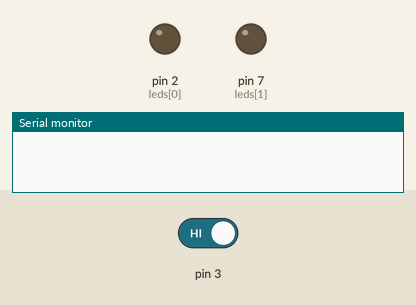
The sketch below on a simulated Arduino Uno, built with avr-gcc and run on an emulated ATmega328P. Shown: output pins drawn as LEDs (lit = HIGH), the last lines printed to the serial monitor. The test bench sets the inputs (shaded band); at power-on: pin 3 HIGH.

Above: at 2.1 s.
At 4.2 s:
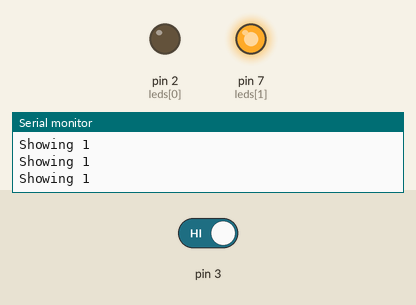
4.3 s: pin 3 driven LOW
At 4.8 s:
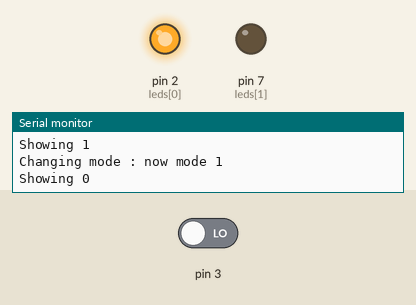
Timing chart, 0 to 7.3 s (numbered marks = the images above; inputs shaded):
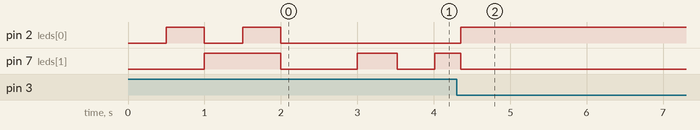

Measured:
- after the input at 4.3 s, pin 2 (leds[0]): LOW → HIGH after 0.05 s instead of 3.2 s

The sketch:

walk.ino
```cpp
#include "Display.h"
#include "Mode0.h"
#include "ModeOne.h"
#include "ModeBoth.h"
#include "ModeAlternate.h"

#include "common.h"

/*
const int STATUS_WAITING = 1;
const int STATUS_BLINKING = 2;
int BLINK_COUNT = 3;
unsigned long BLINK_DELAY = 500;
unsigned long WAITING_MAX = 120000;

unsigned long BLINK_MODE_MAX = 60000;

int idx = 0;
int l_status = STATUS_BLINKING;

unsigned long t_last_step = 0;

*/

// Analog input read
int pin = A0;

// Leds connected
int leds[2] = {2, 7};

// Interrup pin
int interrupt_pin = 1; // Means pin 3

// Default mode
int mode = 0;
int last_mode = -1;

// Display var
Display display(leds);


// Blinking leds for mode0
int blinking_leds[2] = {0, 1};
Mode0 mode0(&display, pin, blinking_leds);

ModeOne mode1(&display, 0);
ModeOne mode2(&display, 1);

ModeBoth mode3(leds);

ModeAlternate mode4(&display, pin);

ModeInterface* modes[] = {&mode0, &mode1, &mode2, &mode3, &mode4};

void setup()
{
#if DEBUG == 1
  Serial.begin(9600);
#endif

  attachInterrupt(interrupt_pin, change_mode, FALLING);

  pinMode(leds[0], OUTPUT);
  pinMode(leds[1], OUTPUT);

  startup_demo();
}

void startup_demo()
{
  // Small trick :)
  int demo_delay = 500;
  delay(demo_delay);
  digitalWrite(leds[0], HIGH);
  digitalWrite(leds[1], LOW);
  delay(demo_delay);
  digitalWrite(leds[1], HIGH);
  digitalWrite(leds[0], LOW);
  delay(demo_delay);
  digitalWrite(leds[1], HIGH);
  digitalWrite(leds[0], HIGH);
  delay(demo_delay);
  digitalWrite(leds[0], LOW);
  digitalWrite(leds[1], LOW);
  delay(2*demo_delay);
}

void loop()
{
  int cur_mode = mode;
  if (last_mode != cur_mode)
  {
    SPrint("Changing mode : now mode ");
    SPrintln(mode);
    last_mode = cur_mode;
    modes[cur_mode]->init();
  }
  modes[cur_mode]->loop();
}

void change_mode()
{
  mode = (mode + 1) % 5;
}


/*
void init_mode_4()
{
  digitalWrite(leds[0], HIGH);
  digitalWrite(leds[1], HIGH);
}

void loop_mode_4() { }
*/

/** MODE 3 BLINKING ALTERNATIVELY **/
/*
void init_mode_3()
{
  t_last_step = millis();
  idx = 0;
  show();
}

void loop_mode_3()
{
  unsigned long t = millis();
  int val = analogRead(pin);

  if ((t - t_last_step) > 60000 * val / 1023)
  {
    // switch idx
    idx = 1-idx;
    // Save last step
    t_last_step = t;
  }
  show();
}
*/

/** MODE 1 ONLY **/
/*
void init_mode_1()
{
  idx = 0;
  show();
}

void loop_mode_1() { }
*/

/** MODE 2 ONLY **/
/*
void init_mode_2()
{
  idx = 1;
  show();
}

void loop_mode_2() { }
*/

/** NORMAL MODE : WAITING, THEN BLINKING, THEN SWITCH A DO IT AGAIN **/

/*
void init_mode_0()
{
  t_last_step = millis();
  idx = 1;
  show();
}

void loop_mode_0()
{
  unsigned long t = millis();
  switch(l_status)
  {
    case STATUS_BLINKING: blinking(t); break;
    case STATUS_WAITING: waiting(t); break;
  }
}

void waiting(unsigned long t)
{
  int val = analogRead(pin);
  //Serial.print("Waiting ");
  //Serial.print((int) 100 * (t - t_last_step) / (WAITING_MAX * val / 1023));
  //Serial.println("%");
  if ((t - t_last_step) > WAITING_MAX * val / 1023)
  {
    if (blinking_leds[idx] == 1)
    {
      l_status = STATUS_BLINKING;
      t_last_step = t;
    }
    else
    {
      // Skip blinking
      t_last_step = t;
      idx = 1 - idx;
      show();
    }
  }
}


void blinking(unsigned long t)
{
  int blink_step = (t - t_last_step) / BLINK_DELAY;
  //Serial.print("Blinking ");
  //Serial.println(blink_step);
  if (blink_step > 2*BLINK_COUNT)
  {
    // Finished blinking
    l_status = STATUS_WAITING;
    idx = 1-idx;
    show();
    t_last_step = t;
    return;
  }

  if ((blink_step % 2) == 0)
  {
    show();
  }
  else
  {
    hide();
  }
}
*/

/** GENERIC FUNCTIONS **/
/*
void show()
{
  digitalWrite(leds[1-idx], LOW);
  digitalWrite(leds[idx], HIGH);
}

void hide()
{
  digitalWrite(leds[1-idx], LOW);
  digitalWrite(leds[idx], LOW);
}
*/
```

Display.cpp
```cpp
#include "Display.h"
#include "Arduino.h"
#include "common.h"

Display::Display(int* leds)
{
  _leds = leds;
}

Display::~Display() { }

void Display::show(int idx)
{
  SPrint("Showing ");
  SPrintln(idx);
  digitalWrite(_leds[1-idx], LOW);
  digitalWrite(_leds[idx], HIGH);
}

void Display::hide()
{
  SPrintln("Hiding");
  digitalWrite(_leds[0], LOW);
  digitalWrite(_leds[1], LOW);
}
```

Display.h
```cpp
#ifndef DISPLAY_H_INCLUDED
#define DISPLAY_H_INCLUDED

class Display
{
  public:
    Display(int* leds);
    ~Display();
    void show(int idx);
    void hide();

  private:
    int* _leds;
};

#endif
```

Mode0.cpp
```cpp
#include "Arduino.h"
#include "Mode0.h"

Mode0::Mode0(Display* display, int waitingPin, int* blinkingLeds) {
  _display = display;
  _pin = waitingPin;
  _blinkingLeds = blinkingLeds;
}
Mode0::~Mode0() { }

void Mode0::init()
{
  _status = STATUS_BLINKING;
  T_last_step = millis();
  idx = 1;
  _display->show(idx);
}

void Mode0::loop()
{
  unsigned long t = millis();
  switch(_status)
  {
    case STATUS_BLINKING: blinking(t); break;
    case STATUS_WAITING: waiting(t); break;
  }
}

void Mode0::blinking(unsigned long t) {
  int blink_step = (t - T_last_step) / Mode0::BLINK_DELAY;
  //Serial.print("Blinking ");
  //Serial.println(blink_step);
  if (blink_step > 2*BLINK_COUNT)
  {
    // Finished blinking
    _status = STATUS_WAITING;
    idx = 1-idx;
    _display->show(idx);
    T_last_step = t;
    return;
  }

  if ((blink_step % 2) == 0)
  {
    _display->show(idx);
  }
  else
  {
    _display->hide();
  }
}

void Mode0::waiting(unsigned long t) {
  int val = analogRead(_pin);
  //Serial.print("Waiting ");
  //Serial.print((int) 100 * (t - t_last_step) / (WAITING_MAX * val / 1023));
  //Serial.println("%");
  if ((t - T_last_step) > Mode0::WAITING_MAX * val / 1023)
  {
    T_last_step = t;
    if (_blinkingLeds[idx] == 1)
    {
      _status = Mode0::STATUS_BLINKING;
    }
    else
    {
      // Skip blinking
      idx = 1 - idx;
      _display->show(idx);
    }
  }
}
```

Mode0.h
```cpp
#ifndef MODE0_H_INCLUDE
#define MODE0_H_INCLUDE

#include "ModeInterface.h"
#include "Display.h"

class Mode0 : public ModeInterface {
  public:
    Mode0(Display* display, int waitingPin, int* blinkingLeds);
    ~Mode0();
    void init();
    void loop();

  private:
    int _status;
    int idx;
    int *_blinkingLeds;
    unsigned long T_last_step;
    static const int STATUS_BLINKING = 0;
    static const int STATUS_WAITING = 1;
    static const unsigned long WAITING_MAX = 120000;
    static const unsigned long BLINK_DELAY = 500;
    static const int BLINK_COUNT = 4;
    Display* _display;
    void blinking(unsigned long t);
    void waiting(unsigned long t);
    int _pin;
};

#endif
```

ModeAlternate.cpp
```cpp
#include "ModeAlternate.h"
#include "Arduino.h"

ModeAlternate::ModeAlternate(Display* display, int waitingPin) {
  _display = display;
  _pin = waitingPin;
  _idx = 0;
}

void ModeAlternate::init() {
  _display->show(_idx);
  T_last_step = millis();
}

void ModeAlternate::loop() {
  unsigned long t = millis();
  unsigned long val = analogRead(_pin);

  if ((t - T_last_step) > BLINKING_MAX_TIME * val / 1023)
  {
    // switch idx
    _idx = 1 - _idx;
    // Save last step
    T_last_step = t;
  }
  _display->show(_idx);
}
```

ModeAlternate.h
```cpp
#ifndef MODEALTERNATECLASS_H_INCLUDED
#define MODEALTERNATECLASS_H_INCLUDED

#include "Display.h"
#include "ModeInterface.h"

class ModeAlternate : public ModeInterface {
  public:
    ModeAlternate(Display* display, int waitingPin);
    void init();
    void loop();
  private:
    Display* _display;
    int _pin;
    static const unsigned long BLINKING_MAX_TIME = 30000;
    int _idx;
    unsigned long T_last_step;
};

#endif
```

ModeBoth.cpp
```cpp
#include "ModeBoth.h"
#include "Arduino.h"

ModeBoth::ModeBoth(int* leds) {
  _leds = leds;
}

void ModeBoth::init() {
  digitalWrite(_leds[0], HIGH);
  digitalWrite(_leds[1], HIGH);
}

void ModeBoth::loop() { }
```

ModeBoth.h
```cpp
#ifndef MODEBOTHCLASS_H_INCLUDED
#define MODEBOTHCLASS_H_INCLUDED

#include "ModeInterface.h"

class ModeBoth : public ModeInterface {
  public:
    ModeBoth(int* leds);
    void init();
    void loop();

  private:
    int* _leds;
};

#endif
```

ModeInterface.h
```cpp
#ifndef MODEINTERFACE_H_INCLUDED
#define MODEINTERFACE_H_INCLUDED

class ModeInterface
{
  public:
    virtual void init() = 0;
    virtual void loop() = 0;
};

#endif
```

ModeOne.cpp
```cpp
#include "ModeOne.h"

ModeOne::ModeOne(Display* display, int idx) {
  _display = display;
  _idx = idx;
}

void ModeOne::init() {
  _display->show(_idx);
}

void ModeOne::loop() { }
```

ModeOne.h
```cpp
#ifndef MODEONECLASS_H_INCLUDED
#define MODEONECLASS_H_INCLUDED

#include "ModeInterface.h"
#include "Display.h"

class ModeOne : public ModeInterface {
  public:
    ModeOne(Display* display, int idx);
    void init();
    void loop();

  private:
    int _idx;
    Display *_display;
};

#endif
```

common.h
```cpp
#define DEBUG 1

#ifndef COMMON_H_INCLUDE
#define COMMON_H_INCLUDE

#if DEBUG == 1
#define SPrint(x) Serial.print(x)
#define SPrintln(x) Serial.println(x)
#else
#define SPrint(x) (x)
#define SPrintln(x) (x)
#endif

#endif
```
